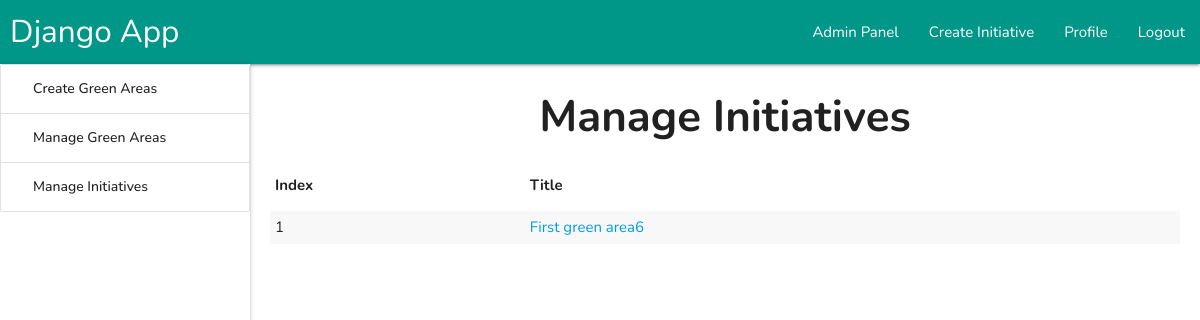
Before: /admin_panel/manage_green_areas/ (signed in) with the older database file.
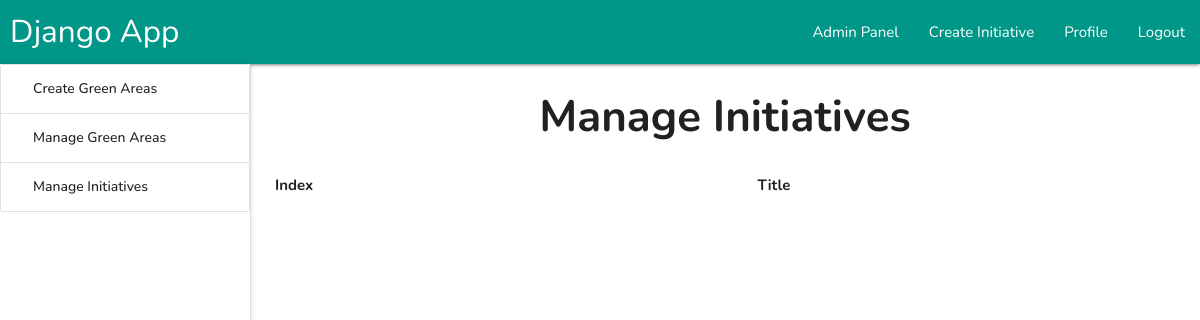
After: the same page with the newer database file.
### root/models.py (models this page shows, shortened)
class Initiative_Table(models.Model):
    title           = models.CharField(max_length=10000,blank=True,default='')
    description     = models.TextField(max_length=1000000,blank=True,default='')
    place_name      = models.CharField(max_length=1000000,blank=True,default='')
    longitude       = models.CharField(max_length=10000,blank=True,default='')
    latitude        = models.CharField(max_length=10000,blank=True,default='')
    event_date      = models.CharField(max_length=10000,blank=True,default='',null=True)
    date_object     = models.DateField(blank=True,null=True)
    category        = models.ForeignKey(Initiative_Category,on_delete=models.CASCADE,related_name="Category",default=None)
    is_green_area   = models.BooleanField(default=False,blank=True)
    owner           = models.ForeignKey(User,on_delete=models.CASCADE,related_name="owner",default=None)
    enrolled        = models.ManyToManyField(User, related_name="enrolled",blank=True)

### Admin_Panel/views.py (the view)
# urls.py: path('manage_green_areas/', manage_green_areas, name='manage_green_areas'),
def manage_green_areas(request):
    all_green_areas = Initiative_Table.objects.all()
    all_green_areas=[x for  x in all_green_areas if x.category.category=='Green Area']
    return render(request,'admin_panel/manage_green_areas.html',{
        'all_green_areas':all_green_areas
    })

### Templates/admin_panel/manage_green_areas.html (shortened to what this page needs)
{% extends 'partials/dashboards/admin_engine.html' %}
{% block 'engine'%}
<div style="margin:5px 20px">
  <center>
    <h3><b>Manage Initiatives</b></h3>
  </center>
  <table class="striped">
    <thead>
      <tr>
        <th>Index</th>
        <th>Title</th>
      </tr>
    </thead>
    <tbody>
      <tr>
      {% for green_area in all_green_areas %}
      <td>{{ forloop.counter }}</td>
      <td><a target='_blank' href="/admin_panel/manage_green_areas/update_green_area/{{green_area.id}}">{{green_area.title}}</a></td>
      </tr>
        {% endfor %}
    </tbody>
  </table>
</div>
{% endblock 'engine' %}

Changed rows visible on the page:
removed Initiative_Table: title "First green area6"
